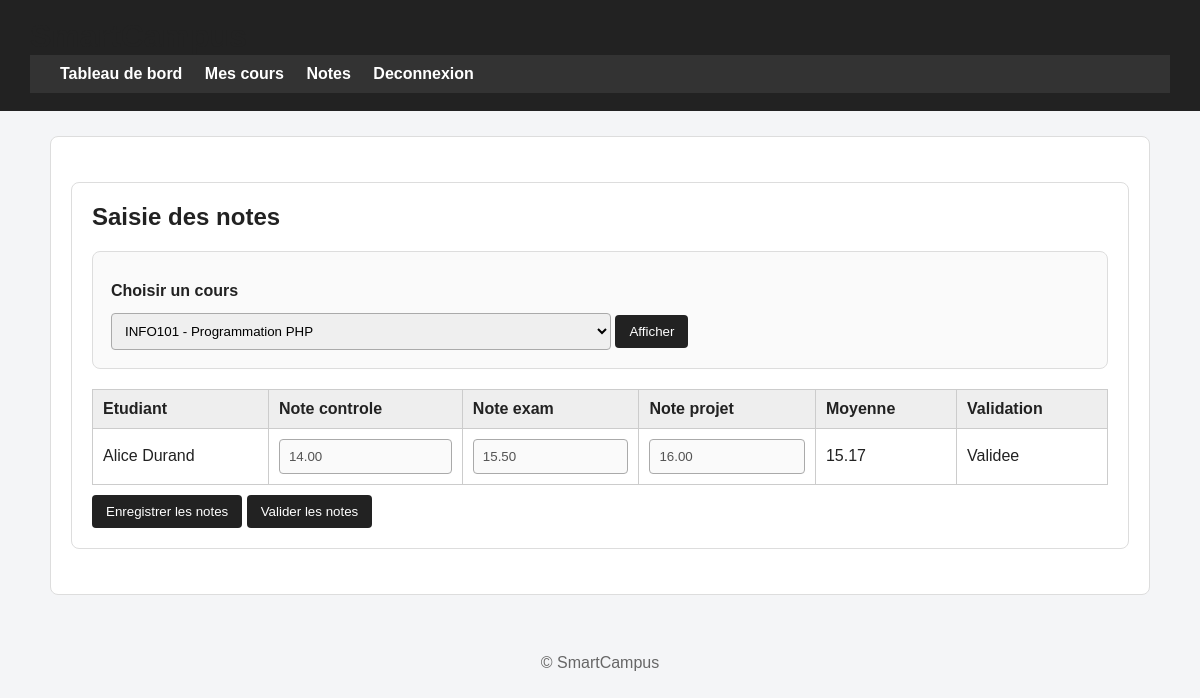
The app's page /enseignant/notes.php?id_cours=1 (signed in), older data.
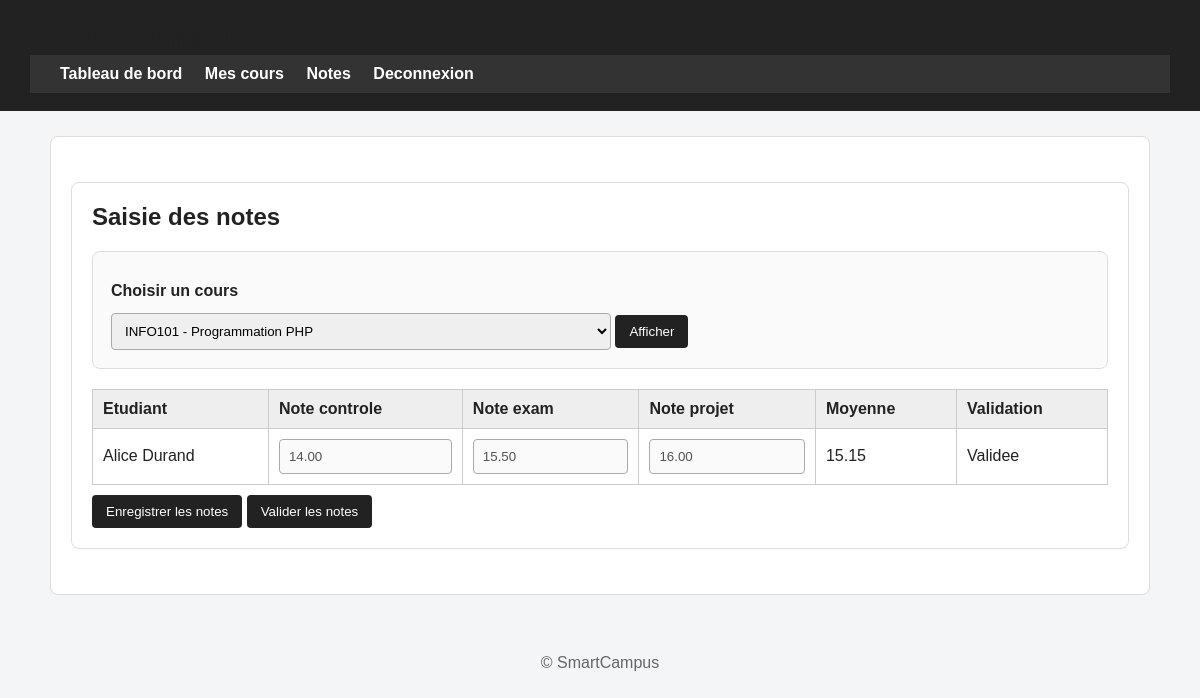
The same page, newer data.
### tables this page shows
CREATE TABLE etudiant (
    id_etudiant INT AUTO_INCREMENT PRIMARY KEY,
    numero_etudiant VARCHAR(50) NOT NULL,
    niveau VARCHAR(50) NOT NULL,
    groupe_classe VARCHAR(50) NOT NULL,
    date_naissance DATE,
    telephone VARCHAR(30),
    id_user INT NOT NULL,
    UNIQUE (numero_etudiant),
    CONSTRAINT fk_etudiant_utilisateur
        FOREIGN KEY (id_user) REFERENCES utilisateur(id_user)
);

CREATE TABLE note (
    id_note INT AUTO_INCREMENT PRIMARY KEY,
    note_controle DECIMAL(5,2),
    note_exam DECIMAL(5,2),
    note_projet DECIMAL(5,2),
    moyenne DECIMAL(5,2),
    validee TINYINT(1) DEFAULT 0,
    date_saisie DATETIME,
    date_validation DATETIME,
    id_etudiant INT NOT NULL,
    id_cours INT NOT NULL,
    CONSTRAINT fk_note_etudiant
        FOREIGN KEY (id_etudiant) REFERENCES etudiant(id_etudiant),
    CONSTRAINT fk_note_cours
        FOREIGN KEY (id_cours) REFERENCES cours(id_cours)
);

CREATE TABLE utilisateur (
    id_user INT AUTO_INCREMENT PRIMARY KEY,
    nom VARCHAR(100) NOT NULL,
    prenom VARCHAR(100) NOT NULL,
    email VARCHAR(150) NOT NULL,
    mot_de_passe VARCHAR(255) NOT NULL,
    role ENUM('administrateur','enseignant','etudiant') NOT NULL,
    date_creation TIMESTAMP DEFAULT CURRENT_TIMESTAMP,
    actif TINYINT(1) DEFAULT 1,
    UNIQUE (email)
);

### enseignant/notes.php (the view, shortened to what this page needs)
<?php
require_once __DIR__ . '/../config/db.php';
$id_enseignant = $_SESSION['id_enseignant'] ?? 0;
$id_cours = isset($_GET['id_cours']) ? intval($_GET['id_cours']) : (isset($_POST['id_cours']) ? intval($_POST['id_cours']) : 0);
include __DIR__ . '/../includes/header.php';
?>
<section class="container">
    <h1>Saisie des notes</h1>
    <?php
    $stmt_cours = mysqli_prepare($conn, "SELECT id_cours, code_cours, titre FROM cours WHERE id_enseignant = ? ORDER BY code_cours");
    mysqli_stmt_bind_param($stmt_cours, "i", $id_enseignant);
    mysqli_stmt_execute($stmt_cours);
    $cours_result = mysqli_stmt_get_result($stmt_cours);
    ?>
    <form method="get" action="notes.php" class="form-card">
        <label for="id_cours">Choisir un cours</label>
        <select name="id_cours" id="id_cours" required>
            <?php while ($cours = mysqli_fetch_assoc($cours_result)): ?>
                <option value="<?php echo $cours['id_cours']; ?>" <?php if ($id_cours == $cours['id_cours']) echo 'selected'; ?>>
                    <?php echo htmlspecialchars($cours['code_cours'] . ' - ' . $cours['titre']); ?>
                </option>
            <?php endwhile; ?>
        </select>
        <button type="submit">Afficher</button>
    </form>
    <?php if ($id_cours > 0): ?>
        <?php
        $sql = "SELECT etudiant.id_etudiant, utilisateur.nom, utilisateur.prenom,
                       note.note_controle, note.note_exam, note.note_projet, note.moyenne, note.validee
                FROM inscription
                INNER JOIN cours ON inscription.id_cours = cours.id_cours
                INNER JOIN etudiant ON inscription.id_etudiant = etudiant.id_etudiant
                INNER JOIN utilisateur ON etudiant.id_user = utilisateur.id_user
                LEFT JOIN note ON note.id_etudiant = etudiant.id_etudiant AND note.id_cours = inscription.id_cours
                WHERE inscription.id_cours = ?
                AND inscription.statut = 'inscrit'
                AND cours.id_enseignant = ?
                ORDER BY utilisateur.nom, utilisateur.prenom";
        $stmt = mysqli_prepare($conn, $sql);
        mysqli_stmt_bind_param($stmt, "ii", $id_cours, $id_enseignant);
        mysqli_stmt_execute($stmt);
        $etudiants = mysqli_stmt_get_result($stmt);
        ?>
        <form method="post" action="notes.php">
            <table>
                <thead>
                    <tr>
                        <th>Etudiant</th>
                        <th>Note controle</th>
                        <th>Note exam</th>
                        <th>Note projet</th>
                        <th>Moyenne</th>
                        <th>Validation</th>
                    </tr>
                </thead>
                <tbody>
                    <?php if ($etudiants && mysqli_num_rows($etudiants) > 0): ?>
                        <?php while ($etu = mysqli_fetch_assoc($etudiants)): ?>
                            <?php $disabled = $etu['validee'] ? 'disabled' : ''; ?>
                            <tr>
                                <td><?php echo htmlspecialchars($etu['prenom'] . ' ' . $etu['nom']); ?></td>
                                <td><input type="number" step="0.01" min="0" max="20" name="notes[<?php echo $etu['id_etudiant']; ?>][note_controle]" value="<?php echo htmlspecialchars($etu['note_controle'] ?? ''); ?>" <?php echo $disabled; ?>></td>
                                <td><input type="number" step="0.01" min="0" max="20" name="notes[<?php echo $etu['id_etudiant']; ?>][note_exam]" value="<?php echo htmlspecialchars($etu['note_exam'] ?? ''); ?>" <?php echo $disabled; ?>></td>
                                <td><input type="number" step="0.01" min="0" max="20" name="notes[<?php echo $etu['id_etudiant']; ?>][note_projet]" value="<?php echo htmlspecialchars($etu['note_projet'] ?? ''); ?>" <?php echo $disabled; ?>></td>
                                <td><?php echo isset($etu['moyenne']) ? number_format($etu['moyenne'], 2) : '-'; ?></td>
                                <td><?php echo $etu['validee'] ? 'Validee' : 'Non validee'; ?></td>
                            </tr>
                        <?php endwhile; ?>
                    <?php else: ?>
                        <tr>
                            <td colspan="6">Aucun etudiant inscrit a ce cours.</td>
                        </tr>
                    <?php endif; ?>
                </tbody>
            </table>
            <button type="submit" name="enregistrer_notes">Enregistrer les notes</button>
            <button type="submit" name="valider_notes" onclick="return confirm('Valider definitivement les notes ?');">Valider les notes</button>
        </form>
    <?php endif; ?>
</section>
<?php include __DIR__ . '/../includes/footer.php'; ?>

Row changes from the older to the newer data that the page shows:
changed through a linked row, etudiant "Alice Durand": note.moyenne "15.17" → "15.15"
